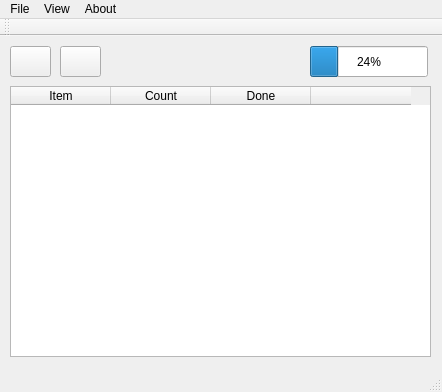
<?xml version="1.0" encoding="UTF-8"?>
<ui version="4.0">
 <class>MainWindow</class>
 <widget class="QMainWindow" name="MainWindow">
  <property name="geometry">
   <rect>
    <x>0</x>
    <y>0</y>
    <width>442</width>
    <height>392</height>
   </rect>
  </property>
  <property name="windowTitle">
   <string>MainWindow</string>
  </property>
  <widget class="QWidget" name="centralWidget">
   <widget class="QTableWidget" name="itemTable">
    <property name="geometry">
     <rect>
      <x>10</x>
      <y>50</y>
      <width>421</width>
      <height>271</height>
     </rect>
    </property>
    <property name="columnCount">
     <number>4</number>
    </property>
    <column>
     <property name="text">
      <string>Item</string>
     </property>
    </column>
    <column>
     <property name="text">
      <string>Count</string>
     </property>
    </column>
    <column>
     <property name="text">
      <string>Done</string>
     </property>
    </column>
    <column>
     <property name="text">
      <string/>
     </property>
    </column>
   </widget>
   <widget class="QPushButton" name="addButton">
    <property name="geometry">
     <rect>
      <x>10</x>
      <y>10</y>
      <width>41</width>
      <height>31</height>
     </rect>
    </property>
    <property name="text">
     <string/>
    </property>
   </widget>
   <widget class="QPushButton" name="refreshButton">
    <property name="geometry">
     <rect>
      <x>60</x>
      <y>10</y>
      <width>41</width>
      <height>31</height>
     </rect>
    </property>
    <property name="text">
     <string/>
    </property>
   </widget>
   <widget class="QProgressBar" name="progressBar">
    <property name="geometry">
     <rect>
      <x>310</x>
      <y>10</y>
      <width>118</width>
      <height>31</height>
     </rect>
    </property>
    <property name="value">
     <number>24</number>
    </property>
   </widget>
  </widget>
  <widget class="QMenuBar" name="menuBar">
   <property name="geometry">
    <rect>
     <x>0</x>
     <y>0</y>
     <width>442</width>
     <height>20</height>
    </rect>
   </property>
   <widget class="QMenu" name="menuFile">
    <property name="title">
     <string>File</string>
    </property>
    <addaction name="actionSettings"/>
    <addaction name="actionExit"/>
   </widget>
   <widget class="QMenu" name="menuView">
    <property name="title">
     <string>View</string>
    </property>
    <addaction name="actionShow_done_tasks"/>
   </widget>
   <widget class="QMenu" name="menuAbout">
    <property name="title">
     <string>About</string>
    </property>
    <addaction name="actionAbout_Qt"/>
   </widget>
   <addaction name="menuFile"/>
   <addaction name="menuView"/>
   <addaction name="menuAbout"/>
  </widget>
  <widget class="QToolBar" name="mainToolBar">
   <attribute name="toolBarArea">
    <enum>TopToolBarArea</enum>
   </attribute>
   <attribute name="toolBarBreak">
    <bool>false</bool>
   </attribute>
  </widget>
  <widget class="QStatusBar" name="statusBar"/>
  <action name="actionSettings">
   <property name="text">
    <string>Settings</string>
   </property>
  </action>
  <action name="actionExit">
   <property name="text">
    <string>Exit</string>
   </property>
  </action>
  <action name="actionShow_done_tasks">
   <property name="checkable">
    <bool>true</bool>
   </property>
   <property name="text">
    <string>Show done tasks</string>
   </property>
  </action>
  <action name="actionAbout_Qt">
   <property name="text">
    <string>About Qt</string>
   </property>
  </action>
 </widget>
 <layoutdefault spacing="6" margin="11"/>
 <resources/>
 <connections/>
</ui>
